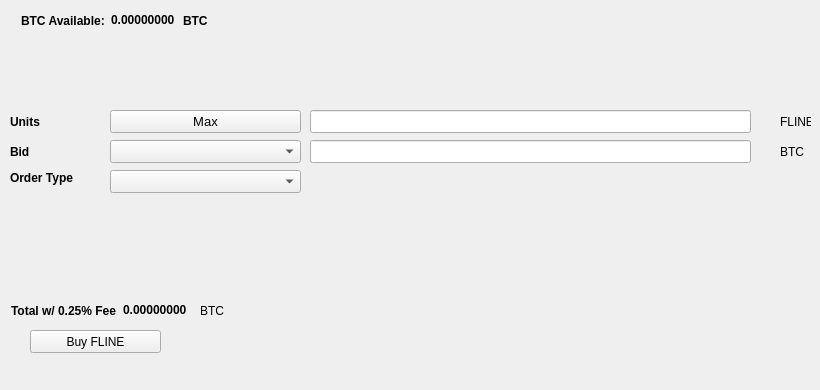
   <widget class="QWidget" name="BuyTab">
    <attribute name="title">
     <string>Buy</string>
    </attribute>
    <widget class="QPushButton" name="BuyFLINE">
     <property name="geometry">
      <rect>
       <x>30</x>
       <y>330</y>
       <width>131</width>
       <height>23</height>
      </rect>
     </property>
     <property name="text">
      <string>Buy FLINE</string>
     </property>
     <property name="icon">
      <iconset resource="../fline.qrc">
       <normaloff>:/icons/bitcoin</normaloff>:/icons/bitcoin</iconset>
     </property>
    </widget>
    <widget class="QLabel" name="label_3">
     <property name="geometry">
      <rect>
       <x>10</x>
       <y>110</y>
       <width>46</width>
       <height>23</height>
      </rect>
     </property>
     <property name="font">
      <font>
       <weight>75</weight>
       <bold>true</bold>
      </font>
     </property>
     <property name="text">
      <string>Units</string>
     </property>
    </widget>
    <widget class="QLineEdit" name="UnitsInput">
     <property name="geometry">
      <rect>
       <x>310</x>
       <y>110</y>
       <width>441</width>
       <height>23</height>
      </rect>
     </property>
     <property name="font">
      <font>
       <pointsize>9</pointsize>
       <weight>75</weight>
       <bold>true</bold>
      </font>
     </property>
    </widget>
    <widget class="QLineEdit" name="BuyBidPriceEdit">
     <property name="geometry">
      <rect>
       <x>310</x>
       <y>140</y>
       <width>441</width>
       <height>23</height>
      </rect>
     </property>
     <property name="font">
      <font>
       <pointsize>9</pointsize>
       <weight>75</weight>
       <bold>true</bold>
      </font>
     </property>
    </widget>
    <widget class="QLabel" name="label_4">
     <property name="geometry">
      <rect>
       <x>780</x>
       <y>110</y>
       <width>31</width>
       <height>23</height>
      </rect>
     </property>
     <property name="text">
      <string>FLINE</string>
     </property>
    </widget>
    <widget class="QLabel" name="label_5">
     <property name="geometry">
      <rect>
       <x>780</x>
       <y>140</y>
       <width>31</width>
       <height>23</height>
      </rect>
     </property>
     <property name="text">
      <string>BTC</string>
     </property>
    </widget>
    <widget class="QLabel" name="label_6">
     <property name="geometry">
      <rect>
       <x>10</x>
       <y>140</y>
       <width>46</width>
       <height>23</height>
      </rect>
     </property>
     <property name="font">
      <font>
       <weight>75</weight>
       <bold>true</bold>
      </font>
     </property>
     <property name="text">
      <string>Bid</string>
     </property>
    </widget>
    <widget class="QLabel" name="label_7">
     <property name="geometry">
      <rect>
       <x>10</x>
       <y>170</y>
       <width>91</width>
       <height>16</height>
      </rect>
     </property>
     <property name="font">
      <font>
       <weight>75</weight>
       <bold>true</bold>
      </font>
     </property>
     <property name="text">
      <string>Order Type</string>
     </property>
    </widget>
    <widget class="QPushButton" name="Buy_Max_Amount">
     <property name="geometry">
      <rect>
       <x>110</x>
       <y>110</y>
       <width>191</width>
       <height>23</height>
      </rect>
     </property>
     <property name="font">
      <font>
       <pointsize>10</pointsize>
      </font>
     </property>
     <property name="text">
      <string>Max</string>
     </property>
    </widget>
    <widget class="QComboBox" name="BuyBidcomboBox">
     <property name="geometry">
      <rect>
       <x>110</x>
       <y>140</y>
       <width>191</width>
       <height>23</height>
      </rect>
     </property>
     <property name="font">
      <font>
       <pointsize>10</pointsize>
      </font>
     </property>
    </widget>
    <widget class="QComboBox" name="buyOrdertypeCombo">
     <property name="geometry">
      <rect>
       <x>110</x>
       <y>170</y>
       <width>191</width>
       <height>23</height>
      </rect>
     </property>
     <property name="font">
      <font>
       <pointsize>10</pointsize>
      </font>
     </property>
    </widget>
    <widget class="QWidget" name="layoutWidget1">
     <property name="geometry">
      <rect>
       <x>21</x>
       <y>11</y>
       <width>227</width>
       <height>19</height>
      </rect>
     </property>
     <layout class="QHBoxLayout" name="horizontalLayout_3">
      <item>
       <widget class="QLabel" name="label232">
        <property name="font">
         <font>
          <weight>75</weight>
          <bold>true</bold>
         </font>
        </property>
        <property name="text">
         <string>BTC Available:</string>
        </property>
       </widget>
      </item>
      <item>
       <widget class="QLabel" name="BtcAvailableLbl">
        <property name="palette">
         <palette>
          <active>
           <colorrole role="WindowText">
            <brush brushstyle="SolidPattern">
             <color alpha="255">
              <red>0</red>
              <green>0</green>
              <blue>0</blue>
             </color>
            </brush>
           </colorrole>
           <colorrole role="Button">
            <brush brushstyle="SolidPattern">
             <color alpha="255">
              <red>0</red>
              <green>170</green>
              <blue>0</blue>
             </color>
            </brush>
           </colorrole>
           <colorrole role="Light">
            <brush brushstyle="SolidPattern">
             <color alpha="255">
              <red>0</red>
              <green>255</green>
              <blue>0</blue>
             </color>
            </brush>
           </colorrole>
           <colorrole role="Midlight">
            <brush brushstyle="SolidPattern">
             <color alpha="255">
              <red>0</red>
              <green>212</green>
              <blue>0</blue>
             </color>
            </brush>
           </colorrole>
           <colorrole role="Dark">
            <brush brushstyle="SolidPattern">
             <color alpha="255">
              <red>0</red>
              <green>85</green>
              <blue>0</blue>
             </color>
            </brush>
           </colorrole>
           <colorrole role="Mid">
            <brush brushstyle="SolidPattern">
             <color alpha="255">
              <red>0</red>
              <green>113</green>
              <blue>0</blue>
             </color>
            </brush>
           </colorrole>
           <colorrole role="Text">
            <brush brushstyle="SolidPattern">
             <color alpha="255">
              <red>0</red>
              <green>170</green>
              <blue>0</blue>
             </color>
            </brush>
           </colorrole>
           <colorrole role="BrightText">
            <brush brushstyle="SolidPattern">
             <color alpha="255">
              <red>255</red>
              <green>255</green>
              <blue>255</blue>
             </color>
            </brush>
           </colorrole>
           <colorrole role="ButtonText">
            <brush brushstyle="SolidPattern">
             <color alpha="255">
              <red>0</red>
              <green>0</green>
              <blue>0</blue>
             </color>
            </brush>
           </colorrole>
           <colorrole role="Base">
            <brush brushstyle="SolidPattern">
             <color alpha="255">
              <red>255</red>
              <green>255</green>
              <blue>255</blue>
             </color>
            </brush>
           </colorrole>
           <colorrole role="Window">
            <brush brushstyle="SolidPattern">
             <color alpha="255">
              <red>0</red>
              <green>170</green>
              <blue>0</blue>
             </color>
            </brush>
           </colorrole>
           <colorrole role="Shadow">
            <brush brushstyle="SolidPattern">
             <color alpha="255">
              <red>0</red>
              <green>0</green>
              <blue>0</blue>
             </color>
            </brush>
           </colorrole>
           <colorrole role="AlternateBase">
            <brush brushstyle="SolidPattern">
             <color alpha="255">
              <red>127</red>
              <green>212</green>
              <blue>127</blue>
             </color>
            </brush>
           </colorrole>
           <colorrole role="ToolTipBase">
            <brush brushstyle="SolidPattern">
             <color alpha="255">
              <red>255</red>
              <green>255</green>
              <blue>220</blue>
             </color>
            </brush>
           </colorrole>
           <colorrole role="ToolTipText">
            <brush brushstyle="SolidPattern">
             <color alpha="255">
              <red>0</red>
              <green>0</green>
              <blue>0</blue>
             </color>
            </brush>
           </colorrole>
          </active>
          <inactive>
           <colorrole role="WindowText">
            <brush brushstyle="SolidPattern">
             <color alpha="255">
              <red>0</red>
              <green>0</green>
              <blue>0</blue>
             </color>
            </brush>
           </colorrole>
           <colorrole role="Button">
            <brush brushstyle="SolidPattern">
             <color alpha="255">
              <red>0</red>
              <green>170</green>
              <blue>0</blue>
             </color>
            </brush>
           </colorrole>
           <colorrole role="Light">
            <brush brushstyle="SolidPattern">
             <color alpha="255">
              <red>0</red>
              <green>255</green>
              <blue>0</blue>
             </color>
            </brush>
           </colorrole>
           <colorrole role="Midlight">
            <brush brushstyle="SolidPattern">
             <color alpha="255">
              <red>0</red>
              <green>212</green>
              <blue>0</blue>
             </color>
            </brush>
           </colorrole>
           <colorrole role="Dark">
            <brush brushstyle="SolidPattern">
             <color alpha="255">
              <red>0</red>
              <green>85</green>
              <blue>0</blue>
             </color>
            </brush>
           </colorrole>
           <colorrole role="Mid">
            <brush brushstyle="SolidPattern">
             <color alpha="255">
              <red>0</red>
              <green>113</green>
              <blue>0</blue>
             </color>
            </brush>
           </colorrole>
           <colorrole role="Text">
            <brush brushstyle="SolidPattern">
             <color alpha="255">
              <red>0</red>
              <green>170</green>
              <blue>0</blue>
             </color>
            </brush>
           </colorrole>
           <colorrole role="BrightText">
            <brush brushstyle="SolidPattern">
             <color alpha="255">
              <red>255</red>
              <green>255</green>
              <blue>255</blue>
             </color>
            </brush>
           </colorrole>
           <colorrole role="ButtonText">
            <brush brushstyle="SolidPattern">
             <color alpha="255">
              <red>0</red>
              <green>0</green>
              <blue>0</blue>
             </color>
            </brush>
           </colorrole>
           <colorrole role="Base">
            <brush brushstyle="SolidPattern">
             <color alpha="255">
              <red>255</red>
              <green>255</green>
              <blue>255</blue>
             </color>
            </brush>
           </colorrole>
           <colorrole role="Window">
            <brush brushstyle="SolidPattern">
             <color alpha="255">
              <red>0</red>
              <green>170</green>
              <blue>0</blue>
             </color>
            </brush>
           </colorrole>
           <colorrole role="Shadow">
            <brush brushstyle="SolidPattern">
             <color alpha="255">
              <red>0</red>
              <green>0</green>
              <blue>0</blue>
             </color>
            </brush>
           </colorrole>
           <colorrole role="AlternateBase">
            <brush brushstyle="SolidPattern">
             <color alpha="255">
              <red>127</red>
              <green>212</green>
              <blue>127</blue>
             </color>
            </brush>
           </colorrole>
           <colorrole role="ToolTipBase">
            <brush brushstyle="SolidPattern">
             <color alpha="255">
              <red>255</red>
              <green>255</green>
              <blue>220</blue>
             </color>
            </brush>
           </colorrole>
           <colorrole role="ToolTipText">
            <brush brushstyle="SolidPattern">
             <color alpha="255">
              <red>0</red>
              <green>0</green>
              <blue>0</blue>
             </color>
            </brush>
           </colorrole>
          </inactive>
          <disabled>
           <colorrole role="WindowText">
            <brush brushstyle="SolidPattern">
             <color alpha="255">
              <red>0</red>
              <green>85</green>
              <blue>0</blue>
             </color>
            </brush>
           </colorrole>
           <colorrole role="Button">
            <brush brushstyle="SolidPattern">
             <color alpha="255">
              <red>0</red>
              <green>170</green>
              <blue>0</blue>
             </color>
            </brush>
           </colorrole>
           <colorrole role="Light">
            <brush brushstyle="SolidPattern">
             <color alpha="255">
              <red>0</red>
              <green>255</green>
              <blue>0</blue>
             </color>
            </brush>
           </colorrole>
           <colorrole role="Midlight">
            <brush brushstyle="SolidPattern">
             <color alpha="255">
              <red>0</red>
              <green>212</green>
              <blue>0</blue>
             </color>
            </brush>
           </colorrole>
           <colorrole role="Dark">
            <brush brushstyle="SolidPattern">
             <color alpha="255">
              <red>0</red>
              <green>85</green>
              <blue>0</blue>
             </color>
            </brush>
           </colorrole>
           <colorrole role="Mid">
            <brush brushstyle="SolidPattern">
             <color alpha="255">
              <red>0</red>
              <green>113</green>
              <blue>0</blue>
             </color>
            </brush>
           </colorrole>
           <colorrole role="Text">
            <brush brushstyle="SolidPattern">
             <color alpha="255">
              <red>0</red>
              <green>85</green>
              <blue>0</blue>
             </color>
            </brush>
           </colorrole>
           <colorrole role="BrightText">
            <brush brushstyle="SolidPattern">
             <color alpha="255">
              <red>255</red>
              <green>255</green>
              <blue>255</blue>
             </color>
            </brush>
           </colorrole>
           <colorrole role="ButtonText">
            <brush brushstyle="SolidPattern">
             <color alpha="255">
              <red>0</red>
              <green>85</green>
              <blue>0</blue>
             </color>
            </brush>
           </colorrole>
           <colorrole role="Base">
            <brush brushstyle="SolidPattern">
             <color alpha="255">
              <red>0</red>
              <green>170</green>
              <blue>0</blue>
             </color>
            </brush>
           </colorrole>
           <colorrole role="Window">
            <brush brushstyle="SolidPattern">
             <color alpha="255">
              <red>0</red>
              <green>170</green>
              <blue>0</blue>
             </color>
            </brush>
           </colorrole>
           <colorrole role="Shadow">
            <brush brushstyle="SolidPattern">
             <color alpha="255">
              <red>0</red>
              <green>0</green>
              <blue>0</blue>
             </color>
            </brush>
           </colorrole>
           <colorrole role="AlternateBase">
            <brush brushstyle="SolidPattern">
             <color alpha="255">
              <red>0</red>
              <green>170</green>
              <blue>0</blue>
             </color>
            </brush>
           </colorrole>
           <colorrole role="ToolTipBase">
            <brush brushstyle="SolidPattern">
             <color alpha="255">
              <red>255</red>
              <green>255</green>
              <blue>220</blue>
             </color>
            </brush>
           </colorrole>
           <colorrole role="ToolTipText">
            <brush brushstyle="SolidPattern">
             <color alpha="255">
              <red>0</red>
              <green>0</green>
              <blue>0</blue>
             </color>
            </brush>
           </colorrole>
          </disabled>
         </palette>
        </property>
        <property name="font">
         <font>
          <weight>75</weight>
          <bold>true</bold>
         </font>
        </property>
        <property name="text">
         <string>0.00000000</string>
        </property>
        <property name="textInteractionFlags">
         <set>Qt::LinksAccessibleByMouse|Qt::TextSelectableByKeyboard|Qt::TextSelectableByMouse</set>
        </property>
       </widget>
      </item>
      <item>
       <widget class="QLabel" name="BtcAvailableLbl_2">
        <property name="font">
         <font>
          <weight>75</weight>
          <bold>true</bold>
         </font>
        </property>
        <property name="text">
         <string>BTC</string>
        </property>
       </widget>
      </item>
     </layout>
    </widget>
    <widget class="QWidget" name="layoutWidge2">
     <property name="geometry">
      <rect>
       <x>11</x>
       <y>301</y>
       <width>259</width>
       <height>19</height>
      </rect>
     </property>
     <layout class="QHBoxLayout" name="horizontalLayout_4">
      <item>
       <widget class="QLabel" name="label_9">
        <property name="font">
         <font>
          <weight>75</weight>
          <bold>true</bold>
         </font>
        </property>
        <property name="text">
         <string>Total w/ 0.25% Fee</string>
        </property>
       </widget>
      </item>
      <item>
       <widget class="QLabel" name="BuyCostLabel">
        <property name="palette">
         <palette>
          <active>
           <colorrole role="WindowText">
            <brush brushstyle="SolidPattern">
             <color alpha="255">
              <red>0</red>
              <green>0</green>
              <blue>0</blue>
             </color>
            </brush>
           </colorrole>
           <colorrole role="Button">
            <brush brushstyle="SolidPattern">
             <color alpha="255">
              <red>0</red>
              <green>170</green>
              <blue>0</blue>
             </color>
            </brush>
           </colorrole>
           <colorrole role="Light">
            <brush brushstyle="SolidPattern">
             <color alpha="255">
              <red>0</red>
              <green>255</green>
              <blue>0</blue>
             </color>
            </brush>
           </colorrole>
           <colorrole role="Midlight">
            <brush brushstyle="SolidPattern">
             <color alpha="255">
              <red>0</red>
              <green>212</green>
              <blue>0</blue>
             </color>
            </brush>
           </colorrole>
           <colorrole role="Dark">
            <brush brushstyle="SolidPattern">
             <color alpha="255">
              <red>0</red>
              <green>85</green>
              <blue>0</blue>
             </color>
            </brush>
           </colorrole>
           <colorrole role="Mid">
            <brush brushstyle="SolidPattern">
             <color alpha="255">
              <red>0</red>
              <green>113</green>
              <blue>0</blue>
             </color>
            </brush>
           </colorrole>
           <colorrole role="Text">
            <brush brushstyle="SolidPattern">
             <color alpha="255">
              <red>0</red>
              <green>170</green>
              <blue>0</blue>
             </color>
            </brush>
           </colorrole>
           <colorrole role="BrightText">
            <brush brushstyle="SolidPattern">
             <color alpha="255">
              <red>255</red>
              <green>255</green>
              <blue>255</blue>
             </color>
            </brush>
           </colorrole>
           <colorrole role="ButtonText">
            <brush brushstyle="SolidPattern">
             <color alpha="255">
              <red>0</red>
              <green>0</green>
              <blue>0</blue>
             </color>
            </brush>
           </colorrole>
           <colorrole role="Base">
            <brush brushstyle="SolidPattern">
             <color alpha="255">
              <red>255</red>
              <green>255</green>
              <blue>255</blue>
             </color>
            </brush>
           </colorrole>
           <colorrole role="Window">
            <brush brushstyle="SolidPattern">
             <color alpha="255">
              <red>0</red>
              <green>170</green>
              <blue>0</blue>
             </color>
            </brush>
           </colorrole>
           <colorrole role="Shadow">
            <brush brushstyle="SolidPattern">
             <color alpha="255">
              <red>0</red>
              <green>0</green>
              <blue>0</blue>
             </color>
            </brush>
           </colorrole>
           <colorrole role="AlternateBase">
            <brush brushstyle="SolidPattern">
             <color alpha="255">
              <red>127</red>
              <green>212</green>
              <blue>127</blue>
             </color>
            </brush>
           </colorrole>
           <colorrole role="ToolTipBase">
            <brush brushstyle="SolidPattern">
             <color alpha="255">
              <red>255</red>
              <green>255</green>
              <blue>220</blue>
             </color>
            </brush>
           </colorrole>
           <colorrole role="ToolTipText">
            <brush brushstyle="SolidPattern">
             <color alpha="255">
              <red>0</red>
              <green>0</green>
              <blue>0</blue>
             </color>
            </brush>
           </colorrole>
          </active>
          <inactive>
           <colorrole role="WindowText">
            <brush brushstyle="SolidPattern">
             <color alpha="255">
              <red>0</red>
              <green>0</green>
              <blue>0</blue>
             </color>
            </brush>
           </colorrole>
           <colorrole role="Button">
            <brush brushstyle="SolidPattern">
             <color alpha="255">
              <red>0</red>
              <green>170</green>
              <blue>0</blue>
             </color>
            </brush>
           </colorrole>
           <colorrole role="Light">
            <brush brushstyle="SolidPattern">
             <color alpha="255">
              <red>0</red>
              <green>255</green>
              <blue>0</blue>
             </color>
            </brush>
           </colorrole>
           <colorrole role="Midlight">
            <brush brushstyle="SolidPattern">
             <color alpha="255">
              <red>0</red>
              <green>212</green>
              <blue>0</blue>
             </color>
            </brush>
           </colorrole>
           <colorrole role="Dark">
            <brush brushstyle="SolidPattern">
             <color alpha="255">
              <red>0</red>
              <green>85</green>
              <blue>0</blue>
             </color>
            </brush>
           </colorrole>
           <colorrole role="Mid">
            <brush brushstyle="SolidPattern">
             <color alpha="255">
              <red>0</red>
              <green>113</green>
              <blue>0</blue>
             </color>
            </brush>
           </colorrole>
           <colorrole role="Text">
            <brush brushstyle="SolidPattern">
             <color alpha="255">
              <red>0</red>
              <green>170</green>
              <blue>0</blue>
             </color>
            </brush>
           </colorrole>
           <colorrole role="BrightText">
            <brush brushstyle="SolidPattern">
             <color alpha="255">
              <red>255</red>
              <green>255</green>
              <blue>255</blue>
             </color>
            </brush>
           </colorrole>
           <colorrole role="ButtonText">
            <brush brushstyle="SolidPattern">
             <color alpha="255">
              <red>0</red>
              <green>0</green>
              <blue>0</blue>
             </color>
            </brush>
           </colorrole>
           <colorrole role="Base">
            <brush brushstyle="SolidPattern">
             <color alpha="255">
              <red>255</red>
              <green>255</green>
              <blue>255</blue>
             </color>
            </brush>
           </colorrole>
           <colorrole role="Window">
            <brush brushstyle="SolidPattern">
             <color alpha="255">
              <red>0</red>
              <green>170</green>
              <blue>0</blue>
             </color>
            </brush>
           </colorrole>
           <colorrole role="Shadow">
            <brush brushstyle="SolidPattern">
             <color alpha="255">
              <red>0</red>
              <green>0</green>
              <blue>0</blue>
             </color>
            </brush>
           </colorrole>
           <colorrole role="AlternateBase">
            <brush brushstyle="SolidPattern">
             <color alpha="255">
              <red>127</red>
              <green>212</green>
              <blue>127</blue>
             </color>
            </brush>
           </colorrole>
           <colorrole role="ToolTipBase">
            <brush brushstyle="SolidPattern">
             <color alpha="255">
              <red>255</red>
              <green>255</green>
              <blue>220</blue>
             </color>
            </brush>
           </colorrole>
           <colorrole role="ToolTipText">
            <brush brushstyle="SolidPattern">
             <color alpha="255">
              <red>0</red>
              <green>0</green>
              <blue>0</blue>
             </color>
            </brush>
           </colorrole>
          </inactive>
          <disabled>
           <colorrole role="WindowText">
            <brush brushstyle="SolidPattern">
             <color alpha="255">
              <red>0</red>
              <green>85</green>
              <blue>0</blue>
             </color>
            </brush>
           </colorrole>
           <colorrole role="Button">
            <brush brushstyle="SolidPattern">
             <color alpha="255">
              <red>0</red>
              <green>170</green>
              <blue>0</blue>
             </color>
            </brush>
           </colorrole>
           <colorrole role="Light">
            <brush brushstyle="SolidPattern">
             <color alpha="255">
              <red>0</red>
              <green>255</green>
              <blue>0</blue>
             </color>
            </brush>
           </colorrole>
           <colorrole role="Midlight">
            <brush brushstyle="SolidPattern">
             <color alpha="255">
              <red>0</red>
              <green>212</green>
              <blue>0</blue>
             </color>
            </brush>
           </colorrole>
           <colorrole role="Dark">
            <brush brushstyle="SolidPattern">
             <color alpha="255">
              <red>0</red>
              <green>85</green>
              <blue>0</blue>
             </color>
            </brush>
           </colorrole>
           <colorrole role="Mid">
            <brush brushstyle="SolidPattern">
             <color alpha="255">
              <red>0</red>
              <green>113</green>
              <blue>0</blue>
             </color>
            </brush>
           </colorrole>
           <colorrole role="Text">
            <brush brushstyle="SolidPattern">
             <color alpha="255">
              <red>0</red>
              <green>85</green>
              <blue>0</blue>
             </color>
            </brush>
           </colorrole>
           <colorrole role="BrightText">
            <brush brushstyle="SolidPattern">
             <color alpha="255">
              <red>255</red>
              <green>255</green>
              <blue>255</blue>
             </color>
            </brush>
           </colorrole>
           <colorrole role="ButtonText">
            <brush brushstyle="SolidPattern">
             <color alpha="255">
              <red>0</red>
              <green>85</green>
              <blue>0</blue>
             </color>
            </brush>
           </colorrole>
           <colorrole role="Base">
            <brush brushstyle="SolidPattern">
             <color alpha="255">
              <red>0</red>
              <green>170</green>
              <blue>0</blue>
             </color>
            </brush>
           </colorrole>
           <colorrole role="Window">
            <brush brushstyle="SolidPattern">
             <color alpha="255">
              <red>0</red>
              <green>170</green>
              <blue>0</blue>
             </color>
            </brush>
           </colorrole>
           <colorrole role="Shadow">
            <brush brushstyle="SolidPattern">
             <color alpha="255">
              <red>0</red>
              <green>0</green>
              <blue>0</blue>
             </color>
            </brush>
           </colorrole>
           <colorrole role="AlternateBase">
            <brush brushstyle="SolidPattern">
             <color alpha="255">
              <red>0</red>
              <green>170</green>
              <blue>0</blue>
             </color>
            </brush>
           </colorrole>
           <colorrole role="ToolTipBase">
            <brush brushstyle="SolidPattern">
             <color alpha="255">
              <red>255</red>
              <green>255</green>
              <blue>220</blue>
             </color>
            </brush>
           </colorrole>
           <colorrole role="ToolTipText">
            <brush brushstyle="SolidPattern">
             <color alpha="255">
              <red>0</red>
              <green>0</green>
              <blue>0</blue>
             </color>
            </brush>
           </colorrole>
          </disabled>
         </palette>
        </property>
        <property name="font">
         <font>
          <weight>75</weight>
          <bold>true</bold>
         </font>
        </property>
        <property name="autoFillBackground">
         <bool>false</bool>
        </property>
        <property name="text">
         <string>0.00000000</string>
        </property>
        <property name="textInteractionFlags">
         <set>Qt::LinksAccessibleByMouse|Qt::TextSelectableByMouse</set>
        </property>
       </widget>
      </item>
      <item>
       <widget class="QLabel" name="label_10">
        <property name="font">
         <font>
          <weight>50</weight>
          <bold>false</bold>
         </font>
        </property>
        <property name="text">
         <string>BTC</string>
        </property>
       </widget>
      </item>
     </layout>
    </widget>
    <widget class="QLabel" name="label_24">
     <property name="geometry">
      <rect>
       <x>460</x>
       <y>300</y>
       <width>281</width>
       <height>81</height>
      </rect>
     </property>
     <property name="text">
      <string/>
     </property>
     <property name="pixmap">
      <pixmap>:/images/bittrex</pixmap>
     </property>
    </widget>
   </widget>
